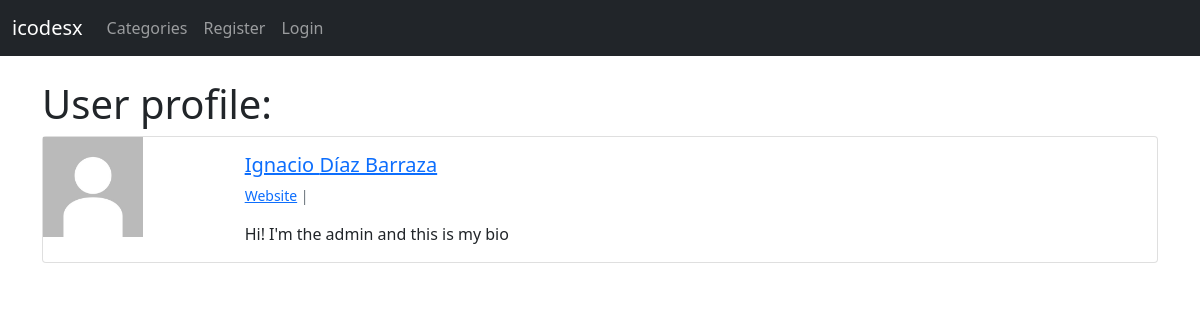
/users/2/profile/, run on the app's committed database.
### blogapp/models.py (models this page shows, shortened)
class Profile(models.Model):
    user = models.OneToOneField(User, null=True, on_delete=models.CASCADE)
    bio = models.TextField()
    profile_pic = models.ImageField(
        null=True, blank=True, upload_to='images/profile/')
    website_url = models.CharField(max_length=255, null=True, blank=True)
    facebook_url = models.CharField(max_length=255, null=True, blank=True)
    instagram_url = models.CharField(max_length=255, null=True, blank=True)
    twitter_url = models.CharField(max_length=255, null=True, blank=True)
    github_url = models.CharField(max_length=255, null=True, blank=True)

### users/views.py (the view)
# urls.py: path('<int:pk>/profile/', ProfilePageView.as_view(), name='profile-page'),
class ProfilePageView(DetailView):
    model = Profile
    template_name = 'registration/user-profile.html'
    def get_context_data(self, *args, **kwargs):
        context = super(ProfilePageView, self).get_context_data(
            *args, **kwargs)
        page_user = get_object_or_404(Profile, id=self.kwargs['pk'])
        context['page_user'] = page_user
        return context

### users/templates/registration/user-profile.html (shortened to what this page needs)
{% extends 'base.html' %}
{% load static %}
{% block content %}
    <h1>User profile:</h1>
    <div class="card mb-3">
        <div class="row g-0">
            <div class="col-md-2">
              {% if page_user.profile_pic %}
              <img src="{{ page_user.profile_pic.url }}" alt="..." width="100">
              {% else %}
              <img src="{% static 'blogapp/images/default_profile_pic.jpg' %}" alt="..." width="100">
              {% endif %}
            </div>
          <div class="col-md-10">
            <div class="card-body">
              <h5 class="card-title"><a href="{% url 'profile-page' post.author.profile.id %}">{{ page_user.user.first_name }} {{ page_user.user.last_name }}</a></h5>
              <p class="small text-muted">
                {% if page_user.website_url %}
                    <a href="{{ page_user.website_url }}">Website</a> |
                {% endif %}
              </p>
              <p class="card-text">{{ page_user.bio }}</p>
            </div>
          </div>
        </div>
      </div>
{% endblock %}

### data on the page
Profile: user.first_name "Ignacio", user.last_name "Díaz Barraza", bio "Hi! I'm the admin and this is my bio"
